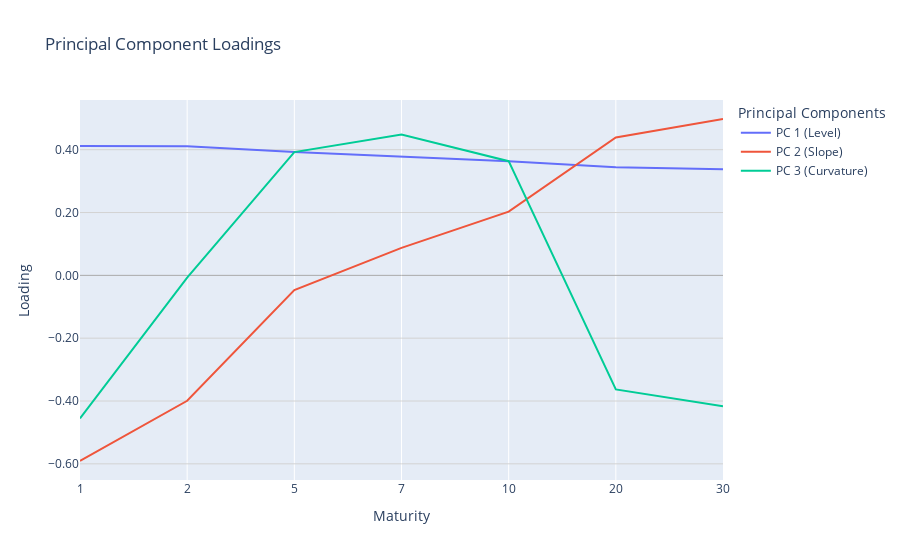

This figure's notebook cell:
### Code cell
# Ensure that the slope factor follows standard financial interpretation
# If the 10-year maturity loading for the slope component is negative, invert all slope weights
if pca_loadings.loc['PC 2 (Slope)', '10'] < 0:
    pca_loadings.loc['PC 2 (Slope)'] *= -1  # Flip the sign to maintain an intuitive upward slope

# Ensure that the curvature factor follows standard financial interpretation
# If the 10-year maturity loading for the curvature component is negative, invert all curvature weights
if pca_loadings.loc['PC 3 (Curvature)', '10'] < 0:
    pca_loadings.loc['PC 3 (Curvature)'] *= -1  # Flip the sign to maintain an intuitive hump-like curvature

# Plot the first three principal components (Level, Slope, Curvature) across maturities

fig = px.line(pca_loadings.T.iloc[:, 0:3], labels={"value": "Loading", "index": "Maturity"}, title="Principal Component Loadings")
fig.update_layout(
    legend_title_text='Principal Components',
    yaxis=dict(
        tickformat=".2f",
        zeroline=True,
        zerolinecolor='darkgray', 
        zerolinewidth=1,
        gridcolor='lightgrey',
        showgrid=True  # Ensure grid is enabled on the y-axis
    )
)
fig.show()

### Figure 1 — Plotly figure (JSON) as saved in the notebook; plotly's stock layout.template omitted (floating-point values rounded to 4 significant figures)
{"data": [{"hovertemplate": "variable=PC 1 (Level)<br>Maturity=%{x}<br>Loading=%{y}<extra></extra>", "legendgroup": "PC 1 (Level)", "line": {"color": "#636efa", "dash": "solid"}, "marker": {"symbol": "circle"}, "mode": "lines", "name": "PC 1 (Level)", "orientation": "v", "showlegend": true, "type": "scatter", "x": ["1", "2", "5", "7", "10", "20", "30"], "xaxis": "x", "y": [0.4115, 0.4111, 0.3928, 0.3784, 0.3634, 0.3441, 0.3374], "yaxis": "y"}, {"hovertemplate": "variable=PC 2 (Slope)<br>Maturity=%{x}<br>Loading=%{y}<extra></extra>", "legendgroup": "PC 2 (Slope)", "line": {"color": "#EF553B", "dash": "solid"}, "marker": {"symbol": "circle"}, "mode": "lines", "name": "PC 2 (Slope)", "orientation": "v", "showlegend": true, "type": "scatter", "x": ["1", "2", "5", "7", "10", "20", "30"], "xaxis": "x", "y": [-0.591, -0.3993, -0.04681, 0.08744, 0.2027, 0.4389, 0.4978], "yaxis": "y"}, {"hovertemplate": "variable=PC 3 (Curvature)<br>Maturity=%{x}<br>Loading=%{y}<extra></extra>", "legendgroup": "PC 3 (Curvature)", "line": {"color": "#00cc96", "dash": "solid"}, "marker": {"symbol": "circle"}, "mode": "lines", "name": "PC 3 (Curvature)", "orientation": "v", "showlegend": true, "type": "scatter", "x": ["1", "2", "5", "7", "10", "20", "30"], "xaxis": "x", "y": [-0.4555, -0.007324, 0.3924, 0.4484, 0.3635, -0.363, -0.4165], "yaxis": "y"}], "layout": {"legend": {"title": {"text": "Principal Components"}, "tracegroupgap": 0}, "title": {"text": "Principal Component Loadings"}, "xaxis": {"anchor": "y", "domain": [0, 1], "title": {"text": "Maturity"}}, "yaxis": {"anchor": "x", "domain": [0, 1], "gridcolor": "lightgrey", "showgrid": true, "tickformat": ".2f", "title": {"text": "Loading"}, "zeroline": true, "zerolinecolor": "darkgray", "zerolinewidth": 1}}}
